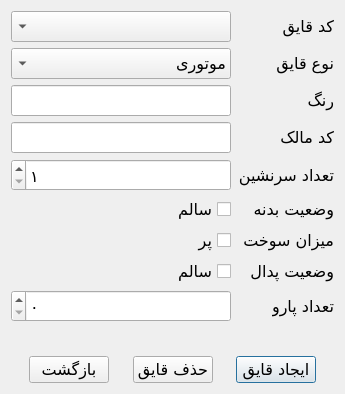
<?xml version="1.0" encoding="UTF-8"?>
<ui version="4.0">
 <class>BoatDialog</class>
 <widget class="QDialog" name="BoatDialog">
  <property name="geometry">
   <rect>
    <x>0</x>
    <y>0</y>
    <width>345</width>
    <height>394</height>
   </rect>
  </property>
  <property name="font">
   <font>
    <family>B Nazanin</family>
    <pointsize>12</pointsize>
   </font>
  </property>
  <property name="windowTitle">
   <string>قایق</string>
  </property>
  <property name="layoutDirection">
   <enum>Qt::RightToLeft</enum>
  </property>
  <property name="locale">
   <locale language="Persian" country="Iran"/>
  </property>
  <layout class="QVBoxLayout" name="vlay">
   <property name="sizeConstraint">
    <enum>QLayout::SetMinAndMaxSize</enum>
   </property>
   <item>
    <layout class="QFormLayout" name="flay_info">
     <item row="0" column="0">
      <widget class="QLabel" name="lbl_boat_id">
       <property name="text">
        <string>کد قایق</string>
       </property>
      </widget>
     </item>
     <item row="2" column="0">
      <widget class="QLabel" name="lbl_boat_color">
       <property name="text">
        <string>رنگ</string>
       </property>
      </widget>
     </item>
     <item row="3" column="0">
      <widget class="QLabel" name="lbl_boat_owner_id">
       <property name="text">
        <string>کد مالک</string>
       </property>
      </widget>
     </item>
     <item row="4" column="0">
      <widget class="QLabel" name="lbl_boat_passenger_count">
       <property name="text">
        <string>تعداد سرنشین</string>
       </property>
      </widget>
     </item>
     <item row="5" column="0">
      <widget class="QLabel" name="lbl_boat_body_status">
       <property name="text">
        <string>وضعیت بدنه</string>
       </property>
      </widget>
     </item>
     <item row="6" column="0">
      <widget class="QLabel" name="lbl_boat_full_fuel">
       <property name="text">
        <string>میزان سوخت</string>
       </property>
      </widget>
     </item>
     <item row="7" column="0">
      <widget class="QLabel" name="lbl_boat_pedal_status">
       <property name="text">
        <string>وضعیت پدال</string>
       </property>
      </widget>
     </item>
     <item row="8" column="0">
      <widget class="QLabel" name="lbl_boat_paddle_count">
       <property name="text">
        <string>تعداد پارو</string>
       </property>
      </widget>
     </item>
     <item row="0" column="1">
      <widget class="QComboBox" name="cmb_boat_id"/>
     </item>
     <item row="2" column="1">
      <widget class="QLineEdit" name="txt_color"/>
     </item>
     <item row="3" column="1">
      <widget class="QLineEdit" name="txt_owner_id"/>
     </item>
     <item row="4" column="1">
      <widget class="QSpinBox" name="spn_passenger_count">
       <property name="minimum">
        <number>1</number>
       </property>
       <property name="maximum">
        <number>20</number>
       </property>
      </widget>
     </item>
     <item row="5" column="1">
      <widget class="QCheckBox" name="chb_body_status">
       <property name="text">
        <string>سالم</string>
       </property>
      </widget>
     </item>
     <item row="6" column="1">
      <widget class="QCheckBox" name="chb_full_fuel">
       <property name="text">
        <string>پر</string>
       </property>
      </widget>
     </item>
     <item row="7" column="1">
      <widget class="QCheckBox" name="chb_pedal_status">
       <property name="text">
        <string>سالم</string>
       </property>
      </widget>
     </item>
     <item row="8" column="1">
      <widget class="QSpinBox" name="spn_paddle_count">
       <property name="maximum">
        <number>20</number>
       </property>
      </widget>
     </item>
     <item row="1" column="0">
      <widget class="QLabel" name="lbl_boat_type">
       <property name="text">
        <string>نوع قایق</string>
       </property>
      </widget>
     </item>
     <item row="1" column="1">
      <widget class="QComboBox" name="cmb_boat_type">
       <item>
        <property name="text">
         <string>موتوری</string>
        </property>
       </item>
       <item>
        <property name="text">
         <string>پدالی</string>
        </property>
       </item>
       <item>
        <property name="text">
         <string>پارویی</string>
        </property>
       </item>
      </widget>
     </item>
    </layout>
   </item>
   <item>
    <layout class="QHBoxLayout" name="hlay_buttons">
     <item>
      <spacer name="horizontalSpacer_4">
       <property name="orientation">
        <enum>Qt::Horizontal</enum>
       </property>
       <property name="sizeHint" stdset="0">
        <size>
         <width>40</width>
         <height>20</height>
        </size>
       </property>
      </spacer>
     </item>
     <item>
      <widget class="QPushButton" name="btn_add_boat">
       <property name="text">
        <string>ایجاد قایق</string>
       </property>
      </widget>
     </item>
     <item>
      <spacer name="horizontalSpacer_2">
       <property name="orientation">
        <enum>Qt::Horizontal</enum>
       </property>
       <property name="sizeHint" stdset="0">
        <size>
         <width>40</width>
         <height>20</height>
        </size>
       </property>
      </spacer>
     </item>
     <item>
      <widget class="QPushButton" name="btn_delete_boat">
       <property name="text">
        <string>حذف قایق</string>
       </property>
      </widget>
     </item>
     <item>
      <spacer name="horizontalSpacer">
       <property name="orientation">
        <enum>Qt::Horizontal</enum>
       </property>
       <property name="sizeHint" stdset="0">
        <size>
         <width>40</width>
         <height>20</height>
        </size>
       </property>
      </spacer>
     </item>
     <item>
      <widget class="QPushButton" name="btn_return">
       <property name="text">
        <string>بازگشت</string>
       </property>
      </widget>
     </item>
     <item>
      <spacer name="horizontalSpacer_3">
       <property name="orientation">
        <enum>Qt::Horizontal</enum>
       </property>
       <property name="sizeHint" stdset="0">
        <size>
         <width>40</width>
         <height>20</height>
        </size>
       </property>
      </spacer>
     </item>
    </layout>
   </item>
  </layout>
 </widget>
 <resources/>
 <connections/>
</ui>
